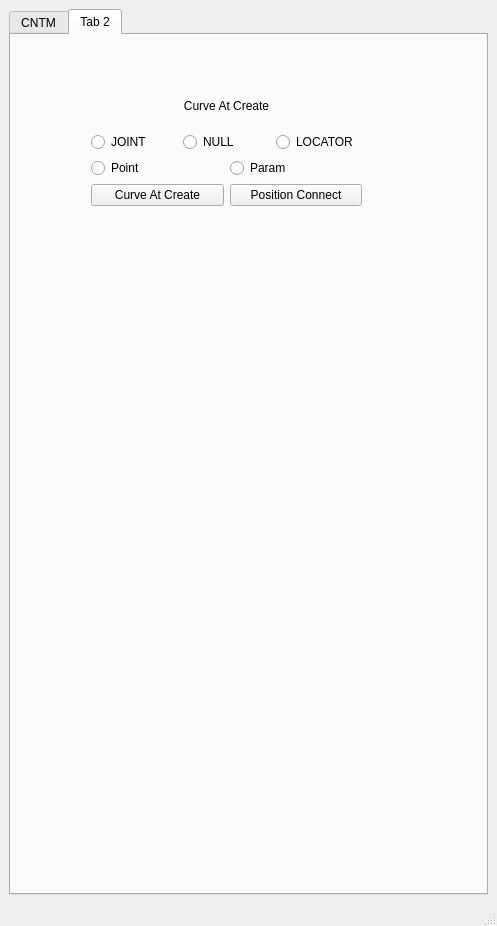
<?xml version="1.0" encoding="UTF-8"?>
<ui version="4.0">
 <class>MainWindow</class>
 <widget class="QMainWindow" name="MainWindow">
  <property name="geometry">
   <rect>
    <x>0</x>
    <y>0</y>
    <width>477</width>
    <height>926</height>
   </rect>
  </property>
  <property name="windowTitle">
   <string>MainWindow</string>
  </property>
  <widget class="QWidget" name="centralwidget">
   <layout class="QGridLayout" name="gridLayout_5">
    <item row="0" column="0">
     <widget class="QTabWidget" name="CNTMtabWidget">
      <property name="currentIndex">
       <number>1</number>
      </property>
      <widget class="QWidget" name="tab">
       <attribute name="title">
        <string>CNTM</string>
       </attribute>
       <layout class="QGridLayout" name="gridLayout_6">
        <item row="0" column="0">
         <widget class="QGroupBox" name="ConnectManager_groupBox">
          <property name="font">
           <font>
            <family>Arial</family>
           </font>
          </property>
          <property name="title">
           <string>ConnectManager_V01</string>
          </property>
          <layout class="QGridLayout" name="gridLayout">
           <item row="0" column="0">
            <layout class="QVBoxLayout" name="mainverticalLayout">
             <item>
              <layout class="QHBoxLayout" name="listhorizontalLayout">
               <item>
                <layout class="QVBoxLayout" name="outlistverticalLayout">
                 <item>
                  <widget class="QListWidget" name="AlistWidget">
                   <property name="dragEnabled">
                    <bool>true</bool>
                   </property>
                   <property name="dragDropMode">
                    <enum>QAbstractItemView::InternalMove</enum>
                   </property>
                   <property name="alternatingRowColors">
                    <bool>true</bool>
                   </property>
                   <property name="selectionMode">
                    <enum>QAbstractItemView::ExtendedSelection</enum>
                   </property>
                   <property name="selectionBehavior">
                    <enum>QAbstractItemView::SelectItems</enum>
                   </property>
                  </widget>
                 </item>
                 <item>
                  <layout class="QHBoxLayout" name="horizontalLayout">
                   <item>
                    <widget class="QPushButton" name="AAddpushButton">
                     <property name="font">
                      <font>
                       <family>굴림</family>
                      </font>
                     </property>
                     <property name="text">
                      <string>add Item</string>
                     </property>
                    </widget>
                   </item>
                   <item>
                    <widget class="QPushButton" name="ARemovepushButton">
                     <property name="font">
                      <font>
                       <family>굴림</family>
                      </font>
                     </property>
                     <property name="text">
                      <string>Remove</string>
                     </property>
                    </widget>
                   </item>
                  </layout>
                 </item>
                </layout>
               </item>
               <item>
                <layout class="QVBoxLayout" name="sortButtonverticalLayout">
                 <item>
                  <widget class="QPushButton" name="sortpushButton">
                   <property name="font">
                    <font>
                     <family>Arial</family>
                    </font>
                   </property>
                   <property name="text">
                    <string>Sort</string>
                   </property>
                   <property name="flat">
                    <bool>true</bool>
                   </property>
                  </widget>
                 </item>
                 <item>
                  <widget class="QPushButton" name="reversepushButton">
                   <property name="font">
                    <font>
                     <family>Arial</family>
                     <kerning>true</kerning>
                    </font>
                   </property>
                   <property name="text">
                    <string>&lt;&gt;</string>
                   </property>
                   <property name="flat">
                    <bool>true</bool>
                   </property>
                  </widget>
                 </item>
                 <item>
                  <widget class="QPushButton" name="pparentpushButton">
                   <property name="font">
                    <font>
                     <family>굴림</family>
                    </font>
                   </property>
                   <property name="text">
                    <string>PParent</string>
                   </property>
                   <property name="flat">
                    <bool>true</bool>
                   </property>
                  </widget>
                 </item>
                </layout>
               </item>
               <item>
                <layout class="QVBoxLayout" name="inlistverticalLayout">
                 <item>
                  <widget class="QListWidget" name="BlistWidget">
                   <property name="dragEnabled">
                    <bool>true</bool>
                   </property>
                   <property name="dragDropMode">
                    <enum>QAbstractItemView::InternalMove</enum>
                   </property>
                   <property name="alternatingRowColors">
                    <bool>true</bool>
                   </property>
                   <property name="selectionMode">
                    <enum>QAbstractItemView::ExtendedSelection</enum>
                   </property>
                   <property name="selectionBehavior">
                    <enum>QAbstractItemView::SelectItems</enum>
                   </property>
                  </widget>
                 </item>
                 <item>
                  <layout class="QHBoxLayout" name="horizontalLayout_2">
                   <item>
                    <widget class="QPushButton" name="BAddrpushButton">
                     <property name="font">
                      <font>
                       <family>굴림</family>
                      </font>
                     </property>
                     <property name="text">
                      <string>add Item</string>
                     </property>
                    </widget>
                   </item>
                   <item>
                    <widget class="QPushButton" name="BRemovepushButton">
                     <property name="font">
                      <font>
                       <family>굴림</family>
                      </font>
                     </property>
                     <property name="text">
                      <string>Remove</string>
                     </property>
                    </widget>
                   </item>
                  </layout>
                 </item>
                </layout>
               </item>
              </layout>
             </item>
             <item>
              <widget class="QGroupBox" name="connectTypegroupBox">
               <property name="title">
                <string/>
               </property>
               <property name="flat">
                <bool>false</bool>
               </property>
               <property name="checkable">
                <bool>false</bool>
               </property>
               <layout class="QGridLayout" name="gridLayout_2">
                <property name="leftMargin">
                 <number>2</number>
                </property>
                <property name="topMargin">
                 <number>2</number>
                </property>
                <property name="rightMargin">
                 <number>2</number>
                </property>
                <property name="bottomMargin">
                 <number>2</number>
                </property>
                <property name="horizontalSpacing">
                 <number>6</number>
                </property>
                <item row="0" column="0">
                 <layout class="QHBoxLayout" name="connectTypehorizontalLayout">
                  <item>
                   <widget class="QRadioButton" name="OneToNradioButton">
                    <property name="font">
                     <font>
                      <family>굴림</family>
                     </font>
                    </property>
                    <property name="text">
                     <string>One To N</string>
                    </property>
                   </widget>
                  </item>
                  <item>
                   <widget class="QRadioButton" name="NToNradioButton">
                    <property name="font">
                     <font>
                      <family>굴림</family>
                     </font>
                    </property>
                    <property name="text">
                     <string>N to N</string>
                    </property>
                    <property name="checked">
                     <bool>true</bool>
                    </property>
                   </widget>
                  </item>
                 </layout>
                </item>
               </layout>
              </widget>
             </item>
             <item>
              <layout class="QHBoxLayout" name="attrrhorizontalLayout">
               <property name="spacing">
                <number>6</number>
               </property>
               <item>
                <widget class="QLabel" name="outAttrlabel">
                 <property name="font">
                  <font>
                   <family>굴림</family>
                  </font>
                 </property>
                 <property name="text">
                  <string>OutAttr : </string>
                 </property>
                </widget>
               </item>
               <item>
                <widget class="QTextEdit" name="OutAttrtextEdit">
                 <property name="sizePolicy">
                  <sizepolicy hsizetype="Expanding" vsizetype="Maximum">
                   <horstretch>0</horstretch>
                   <verstretch>0</verstretch>
                  </sizepolicy>
                 </property>
                 <property name="maximumSize">
                  <size>
                   <width>16777215</width>
                   <height>25</height>
                  </size>
                 </property>
                </widget>
               </item>
               <item>
                <widget class="QLabel" name="inAttrlabel">
                 <property name="font">
                  <font>
                   <family>굴림</family>
                  </font>
                 </property>
                 <property name="text">
                  <string>InAttr : </string>
                 </property>
                </widget>
               </item>
               <item>
                <widget class="QTextEdit" name="InAttrtextEdit">
                 <property name="sizePolicy">
                  <sizepolicy hsizetype="Expanding" vsizetype="Maximum">
                   <horstretch>0</horstretch>
                   <verstretch>0</verstretch>
                  </sizepolicy>
                 </property>
                 <property name="maximumSize">
                  <size>
                   <width>16777215</width>
                   <height>25</height>
                  </size>
                 </property>
                </widget>
               </item>
               <item>
                <widget class="QPushButton" name="connectpushButton">
                 <property name="font">
                  <font>
                   <family>굴림</family>
                  </font>
                 </property>
                 <property name="text">
                  <string>Connect</string>
                 </property>
                </widget>
               </item>
               <item>
                <widget class="QPushButton" name="SetAttrpushButton">
                 <property name="font">
                  <font>
                   <family>굴림</family>
                  </font>
                 </property>
                 <property name="text">
                  <string>SetAttr</string>
                 </property>
                </widget>
               </item>
              </layout>
             </item>
             <item>
              <widget class="Line" name="line_3">
               <property name="orientation">
                <enum>Qt::Horizontal</enum>
               </property>
              </widget>
             </item>
             <item>
              <layout class="QHBoxLayout" name="constrainthorizontalLayout">
               <item>
                <widget class="QGroupBox" name="constTypegroupBox">
                 <property name="title">
                  <string/>
                 </property>
                 <layout class="QGridLayout" name="gridLayout_3">
                  <property name="leftMargin">
                   <number>2</number>
                  </property>
                  <property name="topMargin">
                   <number>2</number>
                  </property>
                  <property name="rightMargin">
                   <number>2</number>
                  </property>
                  <property name="bottomMargin">
                   <number>2</number>
                  </property>
                  <item row="0" column="0">
                   <layout class="QHBoxLayout" name="constTypehorizontalLayout">
                    <item>
                     <widget class="QRadioButton" name="parentradioButton">
                      <property name="font">
                       <font>
                        <family>굴림</family>
                       </font>
                      </property>
                      <property name="text">
                       <string>Parent</string>
                      </property>
                      <property name="checked">
                       <bool>true</bool>
                      </property>
                     </widget>
                    </item>
                    <item>
                     <widget class="QRadioButton" name="pointradioButton">
                      <property name="font">
                       <font>
                        <family>굴림</family>
                       </font>
                      </property>
                      <property name="text">
                       <string>Point</string>
                      </property>
                     </widget>
                    </item>
                    <item>
                     <widget class="QRadioButton" name="orientradioButton">
                      <property name="font">
                       <font>
                        <family>굴림</family>
                       </font>
                      </property>
                      <property name="text">
                       <string>Orient</string>
                      </property>
                     </widget>
                    </item>
                    <item>
                     <widget class="QRadioButton" name="scaleradioButton">
                      <property name="font">
                       <font>
                        <family>굴림</family>
                       </font>
                      </property>
                      <property name="text">
                       <string>Scale</string>
                      </property>
                     </widget>
                    </item>
                   </layout>
                  </item>
                 </layout>
                </widget>
               </item>
               <item>
                <widget class="QCheckBox" name="maintaincheckBox">
                 <property name="font">
                  <font>
                   <family>굴림</family>
                  </font>
                 </property>
                 <property name="text">
                  <string>MainTain</string>
                 </property>
                 <property name="checked">
                  <bool>true</bool>
                 </property>
                </widget>
               </item>
               <item>
                <widget class="QPushButton" name="constraintpushButton">
                 <property name="font">
                  <font>
                   <family>굴림</family>
                  </font>
                 </property>
                 <property name="text">
                  <string>Constraint</string>
                 </property>
                </widget>
               </item>
              </layout>
             </item>
             <item>
              <widget class="Line" name="line_4">
               <property name="orientation">
                <enum>Qt::Horizontal</enum>
               </property>
              </widget>
             </item>
             <item>
              <layout class="QHBoxLayout" name="mirrorhorizontalLayout">
               <item>
                <layout class="QHBoxLayout" name="mirrorTypehorizontalLayout">
                 <item>
                  <widget class="QGroupBox" name="mirrorReversgroupBox">
                   <property name="title">
                    <string/>
                   </property>
                   <layout class="QGridLayout" name="gridLayout_4">
                    <property name="leftMargin">
                     <number>2</number>
                    </property>
                    <property name="topMargin">
                     <number>2</number>
                    </property>
                    <property name="rightMargin">
                     <number>2</number>
                    </property>
                    <property name="bottomMargin">
                     <number>2</number>
                    </property>
                    <item row="0" column="0">
                     <layout class="QHBoxLayout" name="mirrorRevershorizontalLayout">
                      <item>
                       <widget class="QRadioButton" name="axisYZradioButton">
                        <property name="font">
                         <font>
                          <family>굴림</family>
                         </font>
                        </property>
                        <property name="text">
                         <string>AxisYZ</string>
                        </property>
                        <property name="checked">
                         <bool>true</bool>
                        </property>
                       </widget>
                      </item>
                      <item>
                       <widget class="QRadioButton" name="axisXYradioButton">
                        <property name="font">
                         <font>
                          <family>굴림</family>
                         </font>
                        </property>
                        <property name="text">
                         <string>AxisXY</string>
                        </property>
                       </widget>
                      </item>
                      <item>
                       <widget class="QRadioButton" name="axisZXradioButton">
                        <property name="font">
                         <font>
                          <family>굴림</family>
                         </font>
                        </property>
                        <property name="text">
                         <string>AxisZX</string>
                        </property>
                       </widget>
                      </item>
                     </layout>
                    </item>
                   </layout>
                  </widget>
                 </item>
                </layout>
               </item>
               <item>
                <widget class="QPushButton" name="mirrorpushButton">
                 <property name="font">
                  <font>
                   <family>굴림</family>
                  </font>
                 </property>
                 <property name="text">
                  <string>Mirror</string>
                 </property>
                </widget>
               </item>
              </layout>
             </item>
             <item>
              <widget class="Line" name="line_5">
               <property name="orientation">
                <enum>Qt::Horizontal</enum>
               </property>
              </widget>
             </item>
             <item>
              <layout class="QHBoxLayout" name="wrapTranshorizontalLayout">
               <item>
                <widget class="QPushButton" name="wrappushButton">
                 <property name="font">
                  <font>
                   <family>굴림</family>
                  </font>
                 </property>
                 <property name="text">
                  <string>Wrap</string>
                 </property>
                </widget>
               </item>
               <item>
                <widget class="QPushButton" name="transformrpushButton">
                 <property name="font">
                  <font>
                   <family>굴림</family>
                  </font>
                 </property>
                 <property name="text">
                  <string>Transform</string>
                 </property>
                </widget>
               </item>
               <item>
                <widget class="QPushButton" name="SkinBindpushButton">
                 <property name="font">
                  <font>
                   <family>굴림</family>
                  </font>
                 </property>
                 <property name="text">
                  <string>SkinBind</string>
                 </property>
                </widget>
               </item>
              </layout>
             </item>
            </layout>
           </item>
           <item row="1" column="0">
            <spacer name="horizontalSpacer">
             <property name="orientation">
              <enum>Qt::Horizontal</enum>
             </property>
             <property name="sizeHint" stdset="0">
              <size>
               <width>40</width>
               <height>20</height>
              </size>
             </property>
            </spacer>
           </item>
           <item row="2" column="0">
            <widget class="QLabel" name="label">
             <property name="maximumSize">
              <size>
               <width>16777215</width>
               <height>16777215</height>
              </size>
             </property>
             <property name="font">
              <font>
               <family>Arial</family>
               <pointsize>8</pointsize>
              </font>
             </property>
             <property name="frameShape">
              <enum>QFrame::NoFrame</enum>
             </property>
             <property name="frameShadow">
              <enum>QFrame::Plain</enum>
             </property>
             <property name="lineWidth">
              <number>2</number>
             </property>
             <property name="text">
              <string>AUTHOR : SUNGSEO</string>
             </property>
             <property name="textFormat">
              <enum>Qt::PlainText</enum>
             </property>
             <property name="alignment">
              <set>Qt::AlignCenter</set>
             </property>
             <property name="wordWrap">
              <bool>true</bool>
             </property>
            </widget>
           </item>
           <item row="3" column="0">
            <widget class="QLabel" name="label_2">
             <property name="font">
              <font>
               <family>Arial</family>
               <pointsize>8</pointsize>
              </font>
             </property>
             <property name="text">
              <string>UPDATE : 20210208</string>
             </property>
             <property name="alignment">
              <set>Qt::AlignCenter</set>
             </property>
            </widget>
           </item>
          </layout>
         </widget>
        </item>
       </layout>
      </widget>
      <widget class="QWidget" name="tab_2">
       <attribute name="title">
        <string>Tab 2</string>
       </attribute>
       <widget class="QWidget" name="verticalLayoutWidget">
        <property name="geometry">
         <rect>
          <x>80</x>
          <y>50</y>
          <width>271</width>
          <height>121</height>
         </rect>
        </property>
        <layout class="QGridLayout" name="gridLayout_7">
         <item row="3" column="0">
          <layout class="QHBoxLayout" name="horizontalLayout_3">
           <item>
            <widget class="QPushButton" name="CurveAtJointpushButton">
             <property name="text">
              <string>Curve At Create</string>
             </property>
            </widget>
           </item>
           <item>
            <widget class="QPushButton" name="pushButton">
             <property name="text">
              <string>Position Connect</string>
             </property>
            </widget>
           </item>
          </layout>
         </item>
         <item row="2" column="0">
          <layout class="QHBoxLayout" name="horizontalLayout_4">
           <item>
            <widget class="QRadioButton" name="radioButton_4">
             <property name="text">
              <string>Point</string>
             </property>
            </widget>
           </item>
           <item>
            <widget class="QRadioButton" name="radioButton_5">
             <property name="text">
              <string>Param</string>
             </property>
            </widget>
           </item>
          </layout>
         </item>
         <item row="1" column="0">
          <layout class="QHBoxLayout" name="horizontalLayout_5">
           <item>
            <widget class="QRadioButton" name="radioButton_2">
             <property name="text">
              <string>JOINT</string>
             </property>
            </widget>
           </item>
           <item>
            <widget class="QRadioButton" name="radioButton">
             <property name="text">
              <string>NULL</string>
             </property>
            </widget>
           </item>
           <item>
            <widget class="QRadioButton" name="radioButton_3">
             <property name="text">
              <string>LOCATOR</string>
             </property>
            </widget>
           </item>
          </layout>
         </item>
         <item row="0" column="0">
          <widget class="QLabel" name="label_3">
           <property name="text">
            <string>Curve At Create</string>
           </property>
           <property name="alignment">
            <set>Qt::AlignCenter</set>
           </property>
          </widget>
         </item>
        </layout>
       </widget>
      </widget>
     </widget>
    </item>
   </layout>
  </widget>
  <widget class="QMenuBar" name="menubar">
   <property name="geometry">
    <rect>
     <x>0</x>
     <y>0</y>
     <width>477</width>
     <height>21</height>
    </rect>
   </property>
  </widget>
  <widget class="QStatusBar" name="statusbar"/>
 </widget>
 <resources/>
 <connections/>
</ui>
